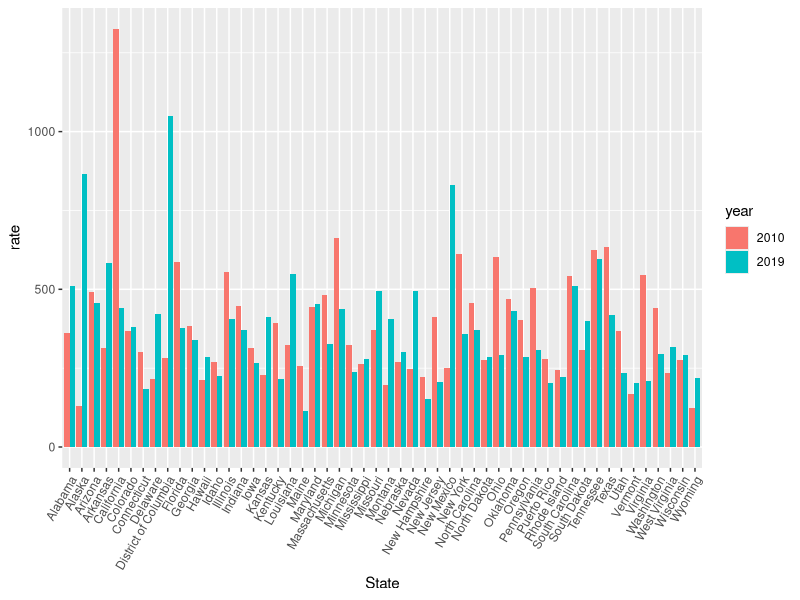

The R source for this figure:
## ---- chunk 1
knitr::opts_chunk$set(echo = TRUE)
library(tidyverse)
## ---- chunk 2
x <- read_csv("Population.csv", col_types = cols(value = col_character()))
y <- read_csv("Capital.csv", col_types = cols(value = col_character()))
z <- read_csv("Incidents.csv", col_types = cols(value = col_character()))
v <- read_csv("State.csv", col_types = cols(value = col_character()))
w <- read_csv("Population_2010.csv", col_types = cols(value = col_character()))
u <- read_csv("Incidents_2010.csv", col_types = cols(value = col_character()))
t <- bind_cols(y, x) %>% 
  rename(State = value...1, Population_2019 = value...2) %>% 
  arrange(y, by_group = FALSE)

e <- bind_cols(v, z) %>% 
  rename(State = value...1, Crime_rate_2019 = value...2) %>% 
  arrange(v, by_group = FALSE)

c <- bind_cols(t, e) %>% 
  mutate(State = State...1, State...3) %>% 
  select(-State...1, -State...3)
  
a <- bind_cols(y, w) %>% 
   rename(State = value...1, Population_2010 = value...2) %>% 
  arrange(y, by_group = FALSE)

b <- bind_cols(v, u) %>% 
   rename(State = value...1, Crime_rate_2010 = value...2) %>% 
  arrange(y, by_group = FALSE) 

d <- bind_cols(a, b) %>% 
  mutate(State = State...1) %>% 
  select(-State...1, -State...3)

## ---- chunk 3
all_data <- left_join(c, d) %>% 
  mutate(Population_2010 = parse_number(Population_2010)) %>% 
  mutate(Population_2019 = parse_number(Population_2019)) %>% 
  mutate(Population_2010 = Population_2010/1000000) %>% 
  mutate(Population_2019 = Population_2019/1000000) %>% 
  mutate(Crime_rate_2010 = parse_number(Crime_rate_2010)) %>% 
  mutate(Crime_rate_2019 = parse_number(Crime_rate_2019))

pop_data <- all_data %>% 
  select(State, Population_2010, Population_2019) %>% 
  rename("2010" = Population_2010, "2019" = Population_2019) %>% 
    pivot_longer(names_to = "year", values_to = "pop", cols = c("2010", "2019"))

crime_data <- all_data %>% 
  select(State, Crime_rate_2010, Crime_rate_2019) %>% 
    rename("2010" = Crime_rate_2010, "2019" = Crime_rate_2019) %>% 
  pivot_longer(names_to = "year", values_to = "rate", cols = c("2010", "2019")) 

final_data <- inner_join(pop_data, crime_data)
## ---- chunk 4
ggplot(data = final_data, mapping = aes(x = State, y = rate, fill = year))+
  theme(axis.text.x = element_text(angle = 60, hjust = 1))+
  scale_y_continuous()+
  geom_col(position = "dodge")

